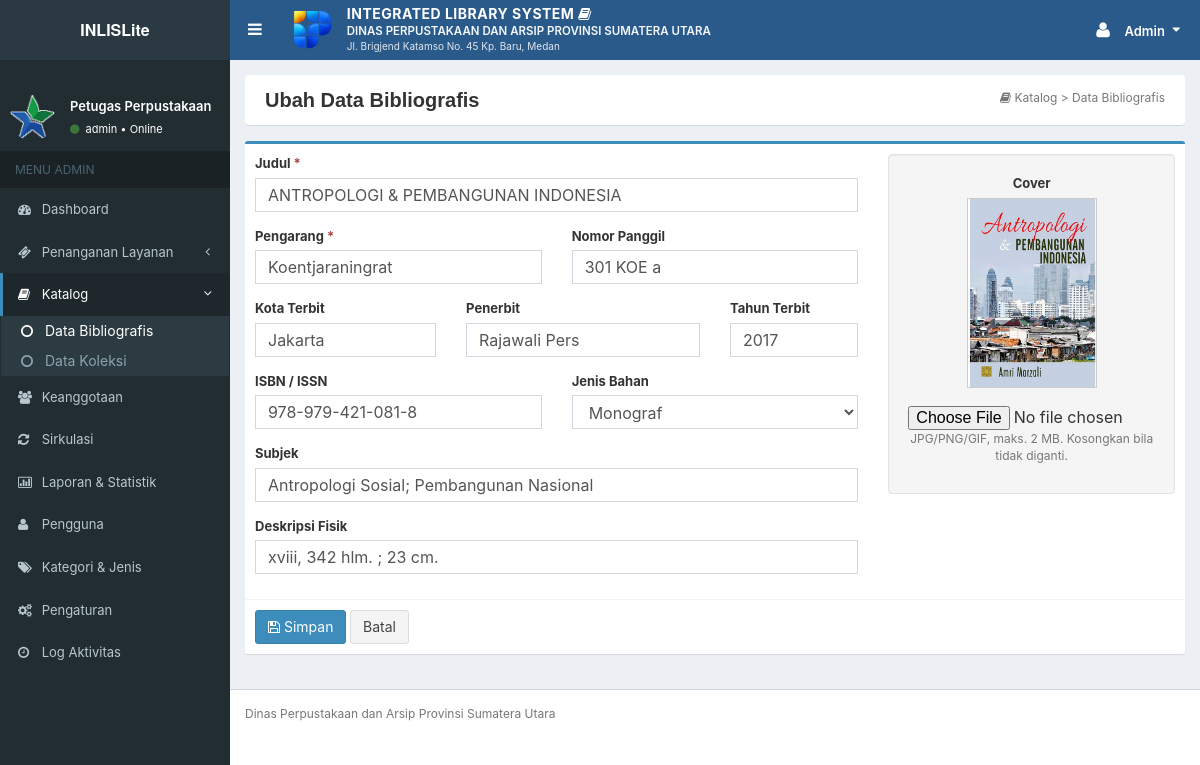
The page /admin/bibliografi.php?aksi=form&id=18 (signed in) on the database its author committed.
### tables this page shows
CREATE TABLE `users` (
  `id_user` int(10) UNSIGNED NOT NULL,
  `nama` varchar(100) NOT NULL,
  `username` varchar(50) NOT NULL,
  `email` varchar(100) DEFAULT NULL,
  `password` varchar(255) NOT NULL COMMENT 'hash bcrypt (password_hash)',
  `peran` enum('Admin','Pemustaka','Pimpinan') NOT NULL,
  `status` enum('Aktif','Nonaktif') NOT NULL DEFAULT 'Aktif',
  `last_login` datetime DEFAULT NULL,
  `created_at` datetime NOT NULL DEFAULT current_timestamp(),
  `updated_at` datetime NOT NULL DEFAULT current_timestamp() ON UPDATE current_timestamp()
);

CREATE TABLE `bibliografi` (
  `id_bibliografi` int(10) UNSIGNED NOT NULL,
  `judul` varchar(255) NOT NULL,
  `pengarang` varchar(150) NOT NULL,
  `penerbit` varchar(150) DEFAULT NULL,
  `kota_terbit` varchar(80) DEFAULT NULL,
  `tahun_terbit` smallint(5) UNSIGNED DEFAULT NULL,
  `isbn` varchar(30) DEFAULT NULL,
  `subjek` varchar(255) DEFAULT NULL,
  `nomor_panggil` varchar(60) DEFAULT NULL,
  `jenis_bahan` varchar(40) NOT NULL DEFAULT 'Monograf',
  `deskripsi_fisik` varchar(120) DEFAULT NULL,
  `cover` varchar(255) DEFAULT NULL,
  `created_at` datetime NOT NULL DEFAULT current_timestamp(),
  `updated_at` datetime NOT NULL DEFAULT current_timestamp() ON UPDATE current_timestamp()
);

### admin/bibliografi.php (the view, shortened to what the rows shown need)
<?php
require dirname(__DIR__) . '/app/bootstrap.php';
require APP_ROOT . '/app/views/layout.php';
Auth::wajib(['Admin']);
$aksi = get('aksi');
$id = (int)get('id');
$err = [];
if ($aksi === 'form') {
    $row = $id ? Bibliografi::cari($id) : null;
    tampil_header($row ? 'Ubah Data Bibliografis' : 'Tambah Data Bibliografis', 'bibliografi', ['ikon' => 'book', 'crumb' => 'Katalog > Data Bibliografis']);
    ?>
    <div class="box box-primary">
        <form method="post" enctype="multipart/form-data" action="<?= e(url('admin/bibliografi.php')) ?>">
            <div class="box-body">
                <div class="row">
                    <div class="col-md-8">
                        <div class="form-group<?= kelas_galat($err, 'judul') ?>"><label>Judul <span class="text-danger">*</span></label>
                            <input class="form-control" name="judul" maxlength="255" required value="<?= val('judul', $row['judul'] ?? '') ?>"><?= galat($err, 'judul') ?></div>
                        <div class="row">
                            <div class="col-md-6"><div class="form-group<?= kelas_galat($err, 'pengarang') ?>"><label>Pengarang <span class="text-danger">*</span></label>
                                <input class="form-control" name="pengarang" maxlength="150" required value="<?= val('pengarang', $row['pengarang'] ?? '') ?>"><?= galat($err, 'pengarang') ?></div></div>
                            <div class="col-md-6"><div class="form-group<?= kelas_galat($err, 'nomor_panggil') ?>"><label>Nomor Panggil</label>
                                <input class="form-control" name="nomor_panggil" maxlength="60" value="<?= val('nomor_panggil', $row['nomor_panggil'] ?? '') ?>"><?= galat($err, 'nomor_panggil') ?></div></div>
                        </div>
                        <div class="row">
                            <div class="col-md-4"><div class="form-group<?= kelas_galat($err, 'kota_terbit') ?>"><label>Kota Terbit</label>
                                <input class="form-control" name="kota_terbit" maxlength="80" value="<?= val('kota_terbit', $row['kota_terbit'] ?? '') ?>"><?= galat($err, 'kota_terbit') ?></div></div>
                            <div class="col-md-5"><div class="form-group<?= kelas_galat($err, 'penerbit') ?>"><label>Penerbit</label>
                                <input class="form-control" name="penerbit" maxlength="150" value="<?= val('penerbit', $row['penerbit'] ?? '') ?>"><?= galat($err, 'penerbit') ?></div></div>
                            <div class="col-md-3"><div class="form-group<?= kelas_galat($err, 'tahun_terbit') ?>"><label>Tahun Terbit</label>
                                <input class="form-control" name="tahun_terbit" maxlength="4" inputmode="numeric" value="<?= val('tahun_terbit', $row['tahun_terbit'] ?? '') ?>"><?= galat($err, 'tahun_terbit') ?></div></div>
                        </div>
                        <div class="row">
                            <div class="col-md-6"><div class="form-group<?= kelas_galat($err, 'isbn') ?>"><label>ISBN / ISSN</label>
                                <input class="form-control" name="isbn" maxlength="30" value="<?= val('isbn', $row['isbn'] ?? '') ?>"><?= galat($err, 'isbn') ?></div></div>
                            <div class="col-md-6"><div class="form-group<?= kelas_galat($err, 'jenis_bahan') ?>"><label>Jenis Bahan</label>
                                <select class="form-control" name="jenis_bahan"><?php $jb = is_post() ? post('jenis_bahan') : ($row['jenis_bahan'] ?? 'Monograf'); foreach (Bibliografi::BAHAN as $b): ?><option<?= selected($jb, $b) ?>><?= e($b) ?></option><?php endforeach; ?></select><?= galat($err, 'jenis_bahan') ?></div></div>
                        </div>
                        <div class="form-group<?= kelas_galat($err, 'subjek') ?>"><label>Subjek</label>
                            <input class="form-control" name="subjek" maxlength="255" placeholder="Pisahkan dengan titik koma" value="<?= val('subjek', $row['subjek'] ?? '') ?>"><?= galat($err, 'subjek') ?></div>
                        <div class="form-group<?= kelas_galat($err, 'deskripsi_fisik') ?>"><label>Deskripsi Fisik</label>
                            <input class="form-control" name="deskripsi_fisik" maxlength="120" value="<?= val('deskripsi_fisik', $row['deskripsi_fisik'] ?? '') ?>"><?= galat($err, 'deskripsi_fisik') ?></div>
                    </div>
                    <div class="col-md-4">
                        <div class="well text-center<?= kelas_galat($err, 'cover') ?>">
                            <label>Cover</label><br>
                            <img class="book-cover" style="width:130px;height:190px" src="<?= e(Bibliografi::urlCover($row['cover'] ?? null)) ?>" alt=""><br><br>
                            <input type="file" name="cover" accept="image/jpeg,image/png,image/gif">
                            <p class="form-hint">JPG/PNG/GIF, maks. 2 MB. Kosongkan bila tidak diganti.</p><?= galat($err, 'cover') ?>
                        </div>
                    </div>
                </div>
            </div>
            <div class="box-footer"><button class="btn btn-primary"><i class="fa fa-save"></i> Simpan</button> <a class="btn btn-default" href="<?= e(url('admin/bibliografi.php')) ?>">Batal</a></div>
        </form>
    </div>
    <?php
    tampil_footer();
    exit;
}
?>

### app/views/layout.php (shortened to what the rows shown need)
<?php
function menu_peran(string $peran): array
{
    switch ($peran) {
        case 'Admin':
            return [
                ['Dashboard', 'dashboard', 'admin/index.php', 'dashboard'],
                ['Penanganan Layanan', 'ticket', null, 'layanan', [
                    ['Tiket Layanan', 'admin/tiket.php', 'tiket'],
                    ['Manajemen Masalah', 'admin/masalah.php', 'masalah'],
                ]],
                ['Katalog', 'book', null, 'katalog', [
                    ['Data Bibliografis', 'admin/bibliografi.php', 'bibliografi'],
                    ['Data Koleksi', 'admin/koleksi.php', 'koleksi'],
                ]],
                ['Keanggotaan', 'users', 'admin/anggota.php', 'anggota'],
                ['Sirkulasi', 'refresh', 'admin/sirkulasi.php', 'sirkulasi'],
                ['Laporan & Statistik', 'bar-chart-o', 'laporan.php', 'laporan'],
                ['Pengguna', 'user', 'admin/pengguna.php', 'pengguna'],
                ['Kategori & Jenis', 'tags', 'admin/kategori.php', 'kategori'],
                ['Pengaturan', 'gears', 'admin/pengaturan.php', 'pengaturan'],
                ['Log Aktivitas', 'clock-o', 'admin/log.php', 'log'],
            ];
    }
}
function tampil_header(string $judul, string $aktif = '', array $opsi = []): void
{
    $u = Auth::user();
    $peran = $u['peran'] ?? 'Pemustaka';
    $nmPerpus = Pengaturan::ambil('nama_perpustakaan', 'Perpustakaan');
    $alamat = Pengaturan::ambil('alamat_perpustakaan', '');
    ?>
<!DOCTYPE html>
<html lang="id">
<head>
    <link href="<?= e(asset('css/bootstrap.css')) ?>" rel="stylesheet">
    <link href="<?= e(asset('css/font-awesome.min.css')) ?>" rel="stylesheet">
    <link href="<?= e(asset('css/AdminLTE.css')) ?>" rel="stylesheet">
    <link href="<?= e(asset('css/_all-skins.css')) ?>" rel="stylesheet">
    <link href="<?= e(asset('css/sweetalert.css')) ?>" rel="stylesheet">
    <link href="<?= e(asset('css/app.css')) ?>" rel="stylesheet">
</head>
<body class="skin-blue sidebar-mini">
<div class="wrapper">
    <header class="main-header no-print">
        <a href="<?= e(url(Auth::beranda())) ?>" class="logo" style="background-color:#2b3a42;border-bottom:none;height:60px;line-height:60px;">
            <span class="logo-lg" style="font-size:16px;"><b>INLISLite</b></span>
        </a>
        <nav class="navbar navbar-static-top" style="background-color:#2a5a8a;min-height:60px;">
            <a href="javascript:void(0)" class="sidebar-toggle" role="button" title="Buka / Tutup Sidebar">
                <i class="fa fa-bars"></i><span class="sr-only">Toggle navigation</span>
            </a>
            <div class="hidden-xs header-brand">
                <img src="<?= e(asset('images/logo_perpusnas_2015.png')) ?>" alt="Logo">
                <div>
                    <div class="b1">INTEGRATED LIBRARY SYSTEM <i class="fa fa-book"></i></div>
                    <div class="b2"><?= e(mb_strtoupper($nmPerpus)) ?></div>
                    <div class="b3"><?= e($alamat) ?></div>
                </div>
            </div>
            <div class="navbar-custom-menu">
                <ul class="nav navbar-nav" style="padding-top:5px;">
                    <li class="dropdown user user-menu">
                        <a href="#" class="dropdown-toggle" data-toggle="dropdown" style="padding-top:15px;padding-bottom:15px;" aria-label="Menu akun">
                            <i class="fa fa-user fa-lg"></i>
                            <span class="hidden-xs nama-user"><?= e($u['nama'] ?? '') ?></span>
                            <i class="fa fa-caret-down" style="margin-left:4px;"></i>
                        </a>
                    </li>
                </ul>
            </div>
        </nav>
    </header>
    <aside class="main-sidebar no-print">
        <section class="sidebar">
            <div class="user-panel">
                <div class="pull-left image"><img src="<?= e(asset('images/logo_perpusnas_kecil.png')) ?>" class="img-circle" alt="Logo"></div>
                <div class="pull-left info">
                    <p><?= e($peran === 'Admin' ? 'Petugas Perpustakaan' : ($peran === 'Pimpinan' ? 'Pimpinan / Kepala Dinas' : 'Pemustaka')) ?></p>
                    <a href="#"><i class="fa fa-circle text-success"></i> <?= e($u['username'] ?? '') ?> &bull; Online</a>
                </div>
            </div>
            <ul class="sidebar-menu">
                <li class="header">MENU <?= e(mb_strtoupper($peran)) ?></li>
                <?php foreach (menu_peran($peran) as $m): ?>
                    <?php if (isset($m[4])): ?>
                        <?php $buka = false; foreach ($m[4] as $a) { if ($a[2] === $aktif) { $buka = true; } } ?>
                        <li class="treeview<?= $buka ? ' active' : '' ?>">
                            <a href="javascript:void(0)"><i class="fa fa-<?= e($m[1]) ?>"></i> <span><?= e($m[0]) ?></span><i class="fa fa-angle-left pull-right"></i></a>
                            <ul class="treeview-menu">
                                <?php foreach ($m[4] as $a): ?>
                                    <li<?= $a[2] === $aktif ? ' class="active"' : '' ?>><a href="<?= e(url($a[1])) ?>"><i class="fa fa-circle-o"></i> <?= e($a[0]) ?></a></li>
                                <?php endforeach; ?>
                            </ul>
                        </li>
                    <?php else: ?>
                        <li<?= $m[3] === $aktif ? ' class="active"' : '' ?>>
                            <a href="<?= e(url($m[2])) ?>"><i class="fa fa-<?= e($m[1]) ?>"></i> <span><?= e($m[0]) ?></span></a>
                        </li>
                    <?php endif; ?>
                <?php endforeach; ?>
            </ul>
        </section>
    </aside>
    <div class="content-wrapper" style="background-color:#ecf0f5;">
        <section class="content" style="padding-top:15px;">
            <div class="page-title-box">
                <?php if (!empty($opsi['crumb'])): ?>
                    <div class="pull-right crumb"><i class="fa fa-<?= e($opsi['ikon'] ?? 'dashboard') ?>"></i> <?= e($opsi['crumb']) ?></div>
                <?php endif; ?>
                <h3><?= e($judul) ?></h3>
            </div>
    <?php
}
function tampil_footer(array $skrip = [], string $inline = ''): void
{
    $nm = Pengaturan::ambil('nama_perpustakaan', '');
    ?>
        </section>
    </div>
    <footer class="main-footer no-print">
        <?= e($nm) ?>
    </footer>
</div>
</body>
</html>
    <?php
}

### rows shown on the page
users: nama "Admin", username "admin"
bibliografi: judul "ANTROPOLOGI & PEMBANGUNAN INDONESIA", pengarang "Koentjaraningrat", nomor_panggil "301 KOE a", kota_terbit "Jakarta", penerbit "Rajawali Pers", tahun_terbit "2017", isbn "978-979-421-081-8", jenis_bahan "Monograf", subjek "Antropologi Sosial; Pembangunan Nasional", deskripsi_fisik "xviii, 342 hlm. ; 23 cm.", cover (picture)

### other values the page prints
mb_strtoupper($nmPerpus) "DINAS PERPUSTAKAAN DAN ARSIP PROVINSI SUMATERA UTARA"
$alamat "Jl. Brigjend Katamso No. 45 Kp. Baru, Medan"
mb_strtoupper($peran) "ADMIN"
$m[0] "Dashboard"
$m[0] "Penanganan Layanan"
$m[0] "Katalog"
$a[0] "Data Bibliografis"
$a[0] "Data Koleksi"
$m[0] "Keanggotaan"
$m[0] "Sirkulasi"
$m[0] "Laporan & Statistik"
$m[0] "Pengguna"
$m[0] "Kategori & Jenis"
$m[0] "Pengaturan"
$m[0] "Log Aktivitas"
